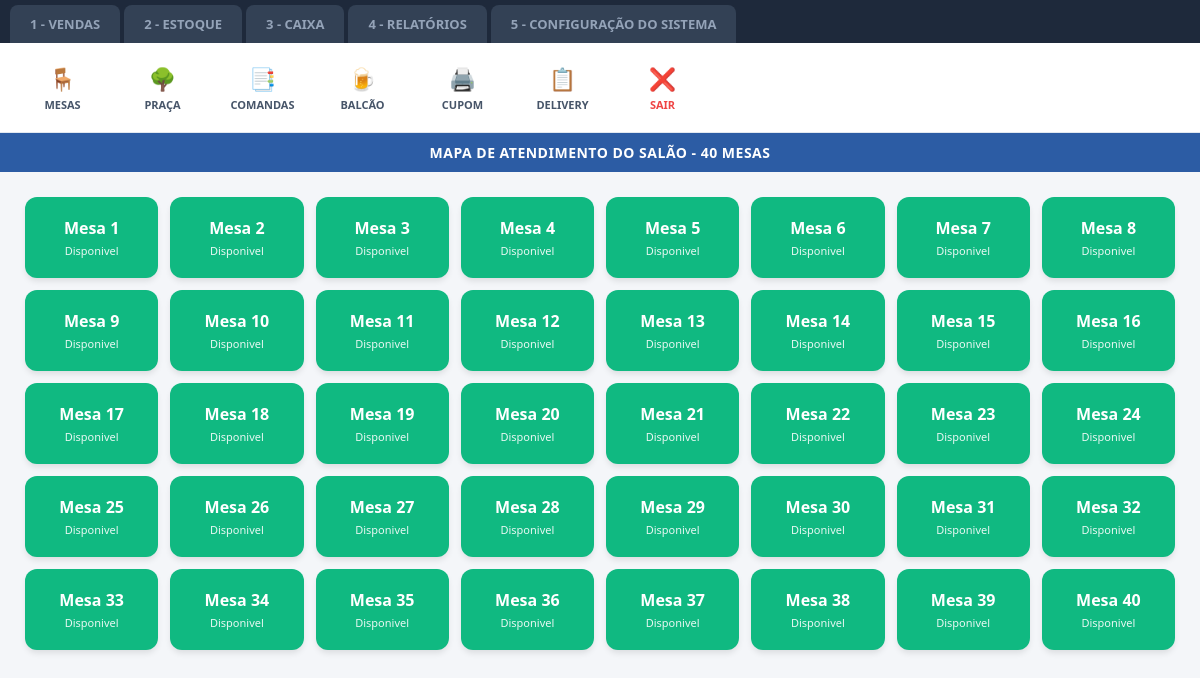
/vendas, run on the app's committed database.
### tables this page shows
CREATE TABLE mesas (
                            id INTEGER PRIMARY KEY AUTOINCREMENT, 
                            numero INTEGER, 
                            status TEXT, 
                            praca_id INTEGER);

### app.py (the view)
@app.route('/vendas')
def vendas():
    conexao = conectar_db()
    cursor = conexao.cursor()
    cursor.execute("SELECT numero, status, praca_id FROM mesas ORDER BY numero")
    mesas = cursor.fetchall()
    por_praca = {}
    for mesa in mesas:
        praca = mesa[2]
        if praca not in por_praca:
            por_praca[praca] = []
        por_praca[praca].append(mesa)
    conexao.close()
    return render_template('vendas.html', mesas=mesas, por_praca=por_praca)

### app.py (called while the page is built)
def conectar_db():
  return sqlite3.connect("restaurante.db")

### templates/vendas.html (shortened to what this page needs)
<!DOCTYPE html>
<html lang="pt-BR">
<head>
</head>
<body>
    <div class="abas-container">
        <a href="/vendas" style="text-decoration: none;"><button class="aba">1 - VENDAS</button></a>
        <a href="/estoque" style="text-decoration: none;"><button class="aba">2 - ESTOQUE</button></a>
        <a href="/caixa" style="text-decoration: none;"><button class="aba">3 - CAIXA</button></a>
        <a href="/relatorios" style="text-decoration: none;"><button class="aba">4 - RELATÓRIOS</button></a>
        <a href="/configuracao" style="text-decoration: none;"><button class="aba">5 - CONFIGURAÇÃO DO SISTEMA</button></a>
    </div>
    <div class="barra-ferramentas">
        <button class="btn-ferramenta" onclick="mostrarView('mesas')">
            <span class="icone">🪑</span>
            <span class="texto">Mesas</span>
        </button>
        <button class="btn-ferramenta" onclick="mostrarView('pracas')">
            <span class="icone">🌳</span>
            <span class="texto">Praça</span>
        </button>
        <button class="btn-ferramenta">
            <span class="icone">📑</span>
            <span class="texto">Comandas</span>
        </button>
        <button class="btn-ferramenta">
            <span class="icone">🍺</span>
            <span class="texto">Balcão</span>
        </button>
        <button class="btn-ferramenta">
            <span class="icone">🖨️</span>
            <span class="texto">Cupom</span>
        </button>
        <button class="btn-ferramenta">
            <span class="icone">📋</span>
            <span class="texto">Delivery</span>
        </button>
        <a href="/" class="btn-ferramenta sair">
            <span class="icone">❌</span>
            <span class="texto">Sair</span>
        </a>
    </div>
    <div class="barra-status">
        MAPA DE ATENDIMENTO DO SALÃO - 40 MESAS
    </div>
    <div class="container-principal">
        <div id="view-mesas">
            <div class="grid-mesas">
                {% for mesa in mesas %}
                    <a href="/mesa/{{ mesa[0] }}" style="text-decoration: none;">
                        <div class="card-mesa {% if mesa[1]|lower == 'ocupada' %}ocupada{% endif %}">
                            <span class="num-mesa">Mesa {{ mesa[0] }}</span>
                            <span class="status-mesa">{{ mesa[1] }}</span>
                        </div>
                    </a>
                {% endfor %}
            </div>
        </div>
    </div>
</body>
</html>

### templates/vendas.html (style rules this page uses)
* { margin: 0; padding: 0; box-sizing: border-box; font-family: 'Segoe UI', Arial, sans-serif; }
body { background-color: #f4f6f9; color: #333; display: flex; flex-direction: column; height: 100vh; overflow: hidden; }
.abas-container { background-color: #1e293b; display: flex; padding: 5px 10px 0 10px; gap: 4px; }
.aba { padding: 10px 20px; color: #94a3b8; background-color: #334155; font-size: 13px; font-weight: bold; border: none; border-top-left-radius: 8px; border-top-right-radius: 8px; cursor: pointer; transition: all 0.2s ease; }
.barra-ferramentas { background-color: #ffffff; display: flex; gap: 15px; padding: 12px 20px; border-bottom: 1px solid #e2e8f0; box-shadow: 0 2px 4px rgba(0,0,0,0.02); }
.btn-ferramenta { display: flex; flex-direction: column; align-items: center; justify-content: center; background: none; border: none; cursor: pointer; width: 85px; padding: 8px; border-radius: 10px; transition: background 0.2s; text-decoration: none; }
.btn-ferramenta .icone { font-size: 22px; margin-bottom: 4px; }
.btn-ferramenta .texto { font-size: 11px; font-weight: 700; color: #475569; text-align: center; text-transform: uppercase; }
.btn-ferramenta.sair .texto { color: #ef4444; }
.barra-status { background-color: #2c5ca4; color: #ffffff; text-align: center; padding: 10px; font-size: 14px; font-weight: bold; letter-spacing: 0.5px; }
.container-principal { flex: 1; padding: 25px; overflow-y: auto; }
.grid-mesas { display: grid; grid-template-columns: repeat(8, 1fr); gap: 12px; max-width: 1400px; margin: 0 auto; }
.card-mesa { background-color: #10b981; color: white; border: none; border-radius: 12px; padding: 20px 10px; display: flex; flex-direction: column; align-items: center; justify-content: center; cursor: pointer; box-shadow: 0 4px 6px -1px rgba(0, 0, 0, 0.1); transition: transform 0.2s, box-shadow 0.2s; }
.card-mesa .num-mesa { font-size: 16px; font-weight: bold; margin-bottom: 4px; }
.card-mesa .status-mesa { font-size: 11px; opacity: 0.9; }

### data on the page
mesas: numero "1", status "Disponivel"
mesas: numero "2", status "Disponivel"
mesas: numero "3", status "Disponivel"
mesas: numero "4", status "Disponivel"
mesas: numero "5", status "Disponivel"
mesas: numero "6", status "Disponivel"
mesas: numero "7", status "Disponivel"
mesas: numero "8", status "Disponivel"
mesas: numero "9", status "Disponivel"
mesas: numero "10", status "Disponivel"
mesas: numero "11", status "Disponivel"
mesas: numero "12", status "Disponivel"
mesas: numero "13", status "Disponivel"
mesas: numero "14", status "Disponivel"
mesas: numero "15", status "Disponivel"
mesas: numero "16", status "Disponivel"
mesas: numero "17", status "Disponivel"
mesas: numero "18", status "Disponivel"
mesas: numero "19", status "Disponivel"
mesas: numero "20", status "Disponivel"
mesas: numero "21", status "Disponivel"
mesas: numero "22", status "Disponivel"
mesas: numero "23", status "Disponivel"
mesas: numero "24", status "Disponivel"
mesas: numero "25", status "Disponivel"
mesas: numero "26", status "Disponivel"
mesas: numero "27", status "Disponivel"
mesas: numero "28", status "Disponivel"
mesas: numero "29", status "Disponivel"
mesas: numero "30", status "Disponivel"
mesas: numero "31", status "Disponivel"
mesas: numero "32", status "Disponivel"
mesas: numero "33", status "Disponivel"
mesas: numero "34", status "Disponivel"
mesas: numero "35", status "Disponivel"
mesas: numero "36", status "Disponivel"
mesas: numero "37", status "Disponivel"
mesas: numero "38", status "Disponivel"
mesas: numero "39", status "Disponivel"
mesas: numero "40", status "Disponivel"
